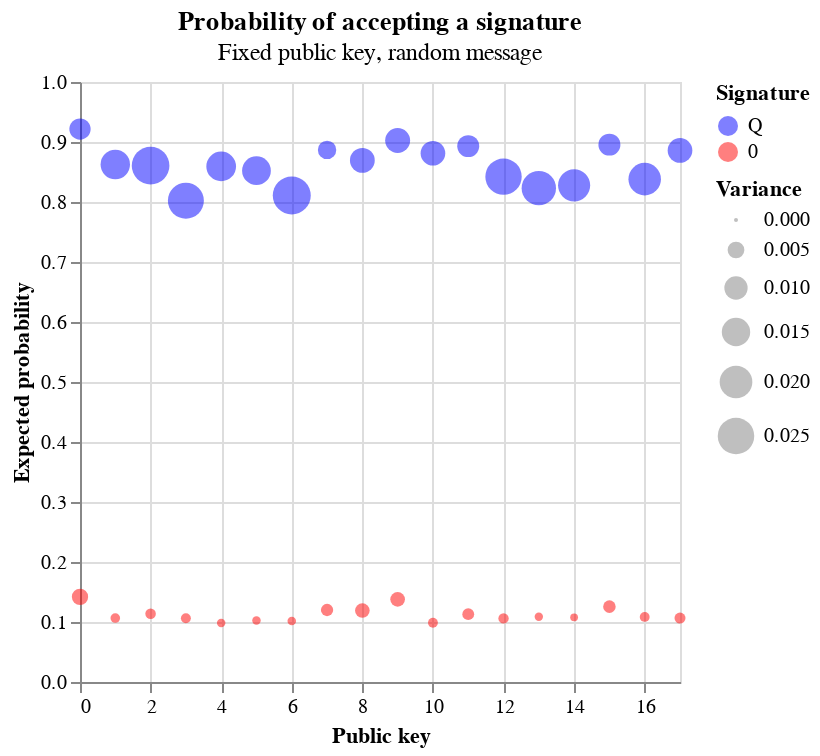

Notebook code for this chart:
### Code cell
# Compute the mean and variance for each row
df1['mean_row'] = df1.mean(axis=1)
df1['var_row'] = df1.var(axis=1)
df2['mean_row'] = df2.mean(axis=1)
df2['var_row'] = df2.var(axis=1)

# Combine row_data1 and row_data2 into a single DataFrame with a new column 'dataset' to distinguish them
row_data1 = pd.DataFrame({
    'row': df1.index,
    'mean': df1['mean_row'],
    'variance': df1['var_row'],
    'dataset': 'Q' 
})

row_data2 = pd.DataFrame({
    'row': df2.index,
    'mean': df2['mean_row'],
    'variance': df2['var_row'],
    'dataset': '0' 
})

combined_row_data = pd.concat([row_data1, row_data2])

# Create a single plot with color encoding to represent the dataset
combined_chart = alt.Chart(combined_row_data).mark_circle(opacity=0.5).encode(
    x=alt.X('row', axis=alt.Axis(title='Public key'), scale=alt.Scale(domain=[0, 17])),
    y=alt.Y('mean', axis=alt.Axis(title='Expected probability'), scale=alt.Scale(domain=[0, 1])),
    color=alt.Color('dataset:N', scale=alt.Scale(domain=['Q', '0'], range=['blue', 'red']),
                    legend=alt.Legend(title="Signature")),
    size=alt.Size('variance', legend=alt.Legend(title='Variance'))
).properties(
    title=alt.TitleParams(
        text='Probability of accepting a signature',
        subtitle='Fixed public key, random message'
    )
)

combined_chart.show()

### Figure 1 — Vega-Lite specification as saved in the notebook (floating-point values rounded to 4 significant figures)
{"config": {"view": {"continuousWidth": 300, "continuousHeight": 300}}, "data": {"name": "data-b11d4b2c9ccfccbeef7aca46a78cad99"}, "mark": {"type": "circle", "opacity": 0.5}, "encoding": {"color": {"field": "dataset", "legend": {"title": "Signature"}, "scale": {"domain": ["Q", "0"], "range": ["blue", "red"]}, "type": "nominal"}, "size": {"field": "variance", "legend": {"title": "Variance"}, "type": "quantitative"}, "x": {"axis": {"title": "Public key"}, "field": "row", "scale": {"domain": [0, 17]}, "type": "quantitative"}, "y": {"axis": {"title": "Expected probability"}, "field": "mean", "scale": {"domain": [0, 1]}, "type": "quantitative"}}, "title": {"text": "Probability of accepting a signature", "subtitle": "Fixed public key, random message"}, "$schema": "https://vega.github.io/schema/vega-lite/v5.20.1.json", "datasets": {"data-b11d4b2c9ccfccbeef7aca46a78cad99": [{"row": 0, "mean": 0.9216, "variance": 0.008301, "dataset": "Q"}, {"row": 1, "mean": 0.8625, "variance": 0.01614, "dataset": "Q"}, {"row": 2, "mean": 0.8606, "variance": 0.02663, "dataset": "Q"}, {"row": 3, "mean": 0.8022, "variance": 0.02429, "dataset": "Q"}, {"row": 4, "mean": 0.8594, "variance": 0.01644, "dataset": "Q"}, {"row": 5, "mean": 0.8522, "variance": 0.01538, "dataset": "Q"}, {"row": 6, "mean": 0.8109, "variance": 0.02711, "dataset": "Q"}, {"row": 7, "mean": 0.8869, "variance": 0.006128, "dataset": "Q"}, {"row": 8, "mean": 0.8694, "variance": 0.01136, "dataset": "Q"}, {"row": 9, "mean": 0.9025, "variance": 0.01154, "dataset": "Q"}, {"row": 10, "mean": 0.8813, "variance": 0.01123, "dataset": "Q"}, {"row": 11, "mean": 0.8931, "variance": 0.008834, "dataset": "Q"}, {"row": 12, "mean": 0.8422, "variance": 0.02481, "dataset": "Q"}, {"row": 13, "mean": 0.8231, "variance": 0.02212, "dataset": "Q"}, {"row": 14, "mean": 0.8278, "variance": 0.0193, "dataset": "Q"}, {"row": 15, "mean": 0.8956, "variance": 0.008881, "dataset": "Q"}, {"row": 16, "mean": 0.8381, "variance": 0.01975, "dataset": "Q"}, {"row": 17, "mean": 0.8859, "variance": 0.01126, "dataset": "Q"}, {"row": 0, "mean": 0.1419, "variance": 0.00474, "dataset": "0"}, {"row": 1, "mean": 0.1066, "variance": 0.001454, "dataset": "0"}, {"row": 2, "mean": 0.1137, "variance": 0.001811, "dataset": "0"}, {"row": 3, "mean": 0.1063, "variance": 0.001567, "dataset": "0"}, {"row": 4, "mean": 0.09844, "variance": 0.001057, "dataset": "0"}, {"row": 5, "mean": 0.1025, "variance": 0.001063, "dataset": "0"}, {"row": 6, "mean": 0.1016, "variance": 0.001088, "dataset": "0"}, {"row": 7, "mean": 0.12, "variance": 0.002569, "dataset": "0"}, {"row": 8, "mean": 0.1191, "variance": 0.003752, "dataset": "0"}, {"row": 9, "mean": 0.1378, "variance": 0.003773, "dataset": "0"}, {"row": 10, "mean": 0.09875, "variance": 0.001536, "dataset": "0"}, {"row": 11, "mean": 0.1131, "variance": 0.002359, "dataset": "0"}, {"row": 12, "mean": 0.1059, "variance": 0.001737, "dataset": "0"}, {"row": 13, "mean": 0.1088, "variance": 0.00103, "dataset": "0"}, {"row": 14, "mean": 0.1078, "variance": 0.0008483, "dataset": "0"}, {"row": 15, "mean": 0.1256, "variance": 0.002687, "dataset": "0"}, {"row": 16, "mean": 0.1084, "variance": 0.001538, "dataset": "0"}, {"row": 17, "mean": 0.1066, "variance": 0.001998, "dataset": "0"}]}}
